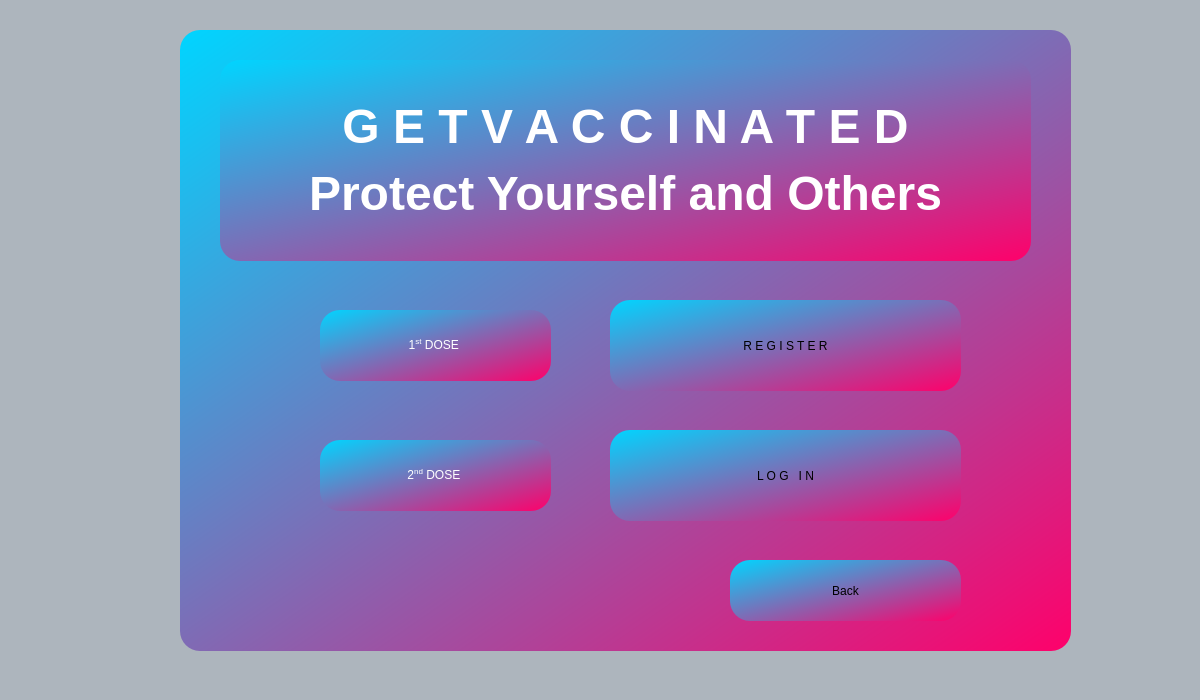
<?xml version="1.0" encoding="UTF-8"?>
<ui version="4.0">
 <class>Vaccine_Login</class>
 <widget class="QDialog" name="Vaccine_Login">
  <property name="geometry">
   <rect>
    <x>0</x>
    <y>0</y>
    <width>1200</width>
    <height>700</height>
   </rect>
  </property>
  <property name="windowTitle">
   <string>Dialog</string>
  </property>
  <property name="styleSheet">
   <string notr="true">background-color: rgb(173, 181, 189);</string>
  </property>
  <widget class="QGroupBox" name="groupBox">
   <property name="geometry">
    <rect>
     <x>180</x>
     <y>30</y>
     <width>891</width>
     <height>621</height>
    </rect>
   </property>
   <property name="styleSheet">
    <string notr="true">background-color: qlineargradient(spread:reflect, x1:0, y1:0, x2:1, y2:1, stop:0 rgba(0, 213, 255, 255), stop:1 rgba(255, 0, 106, 255));
border-radius: 20px;</string>
   </property>
   <property name="title">
    <string/>
   </property>
   <widget class="QLabel" name="label">
    <property name="geometry">
     <rect>
      <x>40</x>
      <y>30</y>
      <width>811</width>
      <height>201</height>
     </rect>
    </property>
    <property name="font">
     <font>
      <pointsize>36</pointsize>
      <italic>false</italic>
      <bold>true</bold>
      <strikeout>false</strikeout>
     </font>
    </property>
    <property name="layoutDirection">
     <enum>Qt::LeftToRight</enum>
    </property>
    <property name="autoFillBackground">
     <bool>false</bool>
    </property>
    <property name="styleSheet">
     <string notr="true">font: 600 36pt &quot;Segoe UI&quot;;
color: rgb(255, 255, 255);

</string>
    </property>
    <property name="text">
     <string>&lt;html&gt;&lt;head/&gt;&lt;body&gt;&lt;p&gt;G E T V A C C I N A T E D&lt;/p&gt;&lt;p&gt;Protect Yourself and Others&lt;/p&gt;&lt;/body&gt;&lt;/html&gt;</string>
    </property>
    <property name="alignment">
     <set>Qt::AlignCenter</set>
    </property>
   </widget>
   <widget class="QPushButton" name="pushButton_login">
    <property name="geometry">
     <rect>
      <x>430</x>
      <y>400</y>
      <width>351</width>
      <height>91</height>
     </rect>
    </property>
    <property name="cursor">
     <cursorShape>PointingHandCursor</cursorShape>
    </property>
    <property name="mouseTracking">
     <bool>false</bool>
    </property>
    <property name="styleSheet">
     <string notr="true"/>
    </property>
    <property name="text">
     <string>L O G   I N</string>
    </property>
   </widget>
   <widget class="QPushButton" name="pushButton_register">
    <property name="geometry">
     <rect>
      <x>430</x>
      <y>270</y>
      <width>351</width>
      <height>91</height>
     </rect>
    </property>
    <property name="cursor">
     <cursorShape>PointingHandCursor</cursorShape>
    </property>
    <property name="mouseTracking">
     <bool>false</bool>
    </property>
    <property name="styleSheet">
     <string notr="true"/>
    </property>
    <property name="text">
     <string>R E G I S T E R</string>
    </property>
   </widget>
   <widget class="QPushButton" name="pushButton_back">
    <property name="geometry">
     <rect>
      <x>550</x>
      <y>530</y>
      <width>231</width>
      <height>61</height>
     </rect>
    </property>
    <property name="cursor">
     <cursorShape>PointingHandCursor</cursorShape>
    </property>
    <property name="mouseTracking">
     <bool>false</bool>
    </property>
    <property name="styleSheet">
     <string notr="true"/>
    </property>
    <property name="text">
     <string>Back</string>
    </property>
   </widget>
   <widget class="QLabel" name="label_2">
    <property name="geometry">
     <rect>
      <x>140</x>
      <y>280</y>
      <width>231</width>
      <height>71</height>
     </rect>
    </property>
    <property name="styleSheet">
     <string notr="true">font: 26pt &quot;Segoe UI&quot;;
color: rgb(255, 255, 255);</string>
    </property>
    <property name="text">
     <string>&lt;html&gt;&lt;head/&gt;&lt;body&gt;&lt;p&gt;1&lt;span style=&quot; vertical-align:super;&quot;&gt;st&lt;/span&gt; DOSE &lt;/p&gt;&lt;/body&gt;&lt;/html&gt;</string>
    </property>
    <property name="alignment">
     <set>Qt::AlignCenter</set>
    </property>
   </widget>
   <widget class="QLabel" name="label_3">
    <property name="geometry">
     <rect>
      <x>140</x>
      <y>410</y>
      <width>231</width>
      <height>71</height>
     </rect>
    </property>
    <property name="styleSheet">
     <string notr="true">font: 26pt &quot;Segoe UI&quot;;
color: rgb(255, 255, 255);</string>
    </property>
    <property name="text">
     <string>&lt;html&gt;&lt;head/&gt;&lt;body&gt;&lt;p&gt;2&lt;span style=&quot; vertical-align:super;&quot;&gt;nd&lt;/span&gt; DOSE &lt;/p&gt;&lt;/body&gt;&lt;/html&gt;</string>
    </property>
    <property name="alignment">
     <set>Qt::AlignCenter</set>
    </property>
   </widget>
  </widget>
 </widget>
 <resources/>
 <connections/>
</ui>
